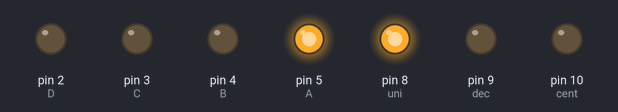
A sketch run on a simulated Arduino Uno, built with avr-gcc and run on an emulated ATmega328P. On the bench: output pins drawn as LEDs (lit = HIGH).

Above: at 0.05 s.
At 4.75 s:
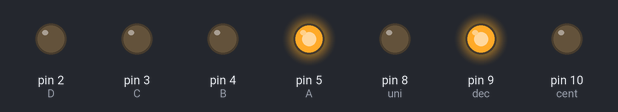
At 9.55 s:
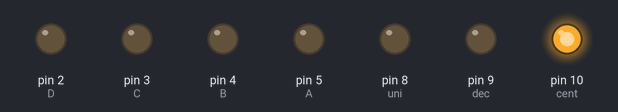
At 19.1 s:
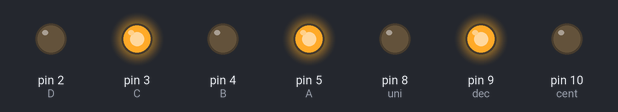
At 28.66 s:
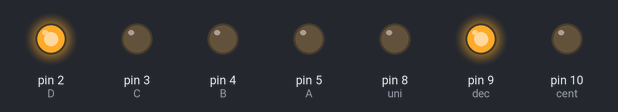
At 38.51 s:
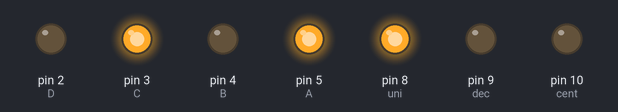
Timing chart, 0 to 40.0 s (numbered marks = the images above):
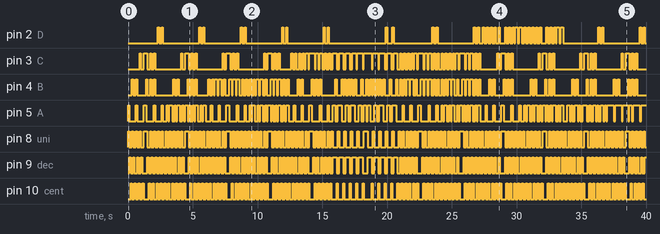

Measured:
- by itself, pin 2 (D): LOW → HIGH at 2.3 s, → LOW 0.10 s later, → HIGH 0.20 s later, → LOW 0.10 s later, … (80 changes in this stretch)
- by itself, pin 3 (C): LOW → HIGH at 0.90 s, → LOW 0.10 s later, → HIGH 0.20 s later, → LOW 0.30 s later, … (144 changes in this stretch)
- by itself, pin 4 (B): LOW → HIGH at 0.30 s, → LOW 0.10 s later, → HIGH 0.20 s later, → LOW 0.10 s later, … (180 changes in this stretch)
- by itself, pin 5 (A): LOW → HIGH at 0.00 s, → LOW 0.10 s later, → HIGH 0.50 s later, → LOW 0.10 s later, … (191 changes in this stretch)
- by itself, pin 8 (uni): LOW → HIGH at 0.00 s, → LOW 0.10 s later, → HIGH 0.20 s later, → LOW 0.10 s later, … (238 changes in this stretch)
- by itself, pin 9 (dec): LOW → HIGH at 0.10 s, → LOW 0.10 s later, → HIGH 0.20 s later, → LOW 0.10 s later, … (237 changes in this stretch)
- by itself, pin 10 (cent): LOW → HIGH at 0.20 s, → LOW 0.10 s later, → HIGH 0.20 s later, → LOW 0.10 s later, … (236 changes in this stretch)

The sketch:

Narvaez_Adonis_Deber2.ino
```cpp
/*UNIVERSIDAD TÉCNICA DEL NORTE
   FICA-CIERCOM
   MICROPROCESADOS

   Nombre: Adonis Narváez
   Fecha: 06-11-2018

   Temas:
   1.- realizar un sistema que permita contar de forma automática
   (sin pulsador, el sistema inicia y empieza a contar sin necesidad
   de una actividad del usuario). Del 1 al 200 mediante la multiplexación de displays.
*/

int A=5;
int B=4;
int C=3;
int D=2;
int i=0;

int cent=10;
int dec=9;
int uni=8;

int centenas;
int decenas;
int unidades;
void setup() {
  // put your setup code here, to run once:
 pinMode(2,OUTPUT);
 pinMode(3,OUTPUT);
 pinMode(4,OUTPUT);
 pinMode(5,OUTPUT);

 pinMode(9,OUTPUT);
 pinMode(8,OUTPUT);
 pinMode(10,OUTPUT);
}


void loop() {
  // put your main code here, to run repeatedly:

    if(i<200){
      i++;

      unidades=i %10;
      decenas =((i%100)/10);
      centenas=i/100;
    }
    else{
      i=0;
      unidades=0;
      decenas=0;
      centenas=0;
    }

   digitalWrite(uni,HIGH);
   digitalWrite(dec,LOW);
   digitalWrite(cent,LOW);
   display1(unidades);
   delay(100);

   digitalWrite(uni,LOW);
   digitalWrite(dec,HIGH);
   digitalWrite(cent,LOW);
   display1(decenas);
   delay(100);

   digitalWrite(uni,LOW);
   digitalWrite(dec,LOW);
   digitalWrite(cent,HIGH);
   display1(centenas);
   delay(100);
}


void display1(int j){
 switch(j){

  //0
case 0:digitalWrite(A,LOW);
digitalWrite(B,LOW);
digitalWrite(C,LOW);
digitalWrite(D,LOW);
break;
//1
case 1: digitalWrite(A,HIGH);
digitalWrite(B,LOW);
digitalWrite(C,LOW);
digitalWrite(D,LOW);
break;;
//2
case 2: digitalWrite(A,LOW);
digitalWrite(B,HIGH);
digitalWrite(C,LOW);
digitalWrite(D,LOW);
break;
//3
case 3: digitalWrite(A,HIGH);
digitalWrite(B,HIGH);
digitalWrite(C,LOW);
digitalWrite(D,LOW);
break;
//4
case 4:digitalWrite(A,LOW);
digitalWrite(B,LOW);
digitalWrite(C,HIGH);
digitalWrite(D,LOW);
break;
//5
case 5:digitalWrite(A,HIGH);
digitalWrite(B,LOW);
digitalWrite(C,HIGH);
digitalWrite(D,LOW);
delay(200);
//6
case 6:digitalWrite(A,LOW);
digitalWrite(B,HIGH);
digitalWrite(C,HIGH);
digitalWrite(D,LOW);
break;
//7
case 7:digitalWrite(A,HIGH);
digitalWrite(B,HIGH);
digitalWrite(C,HIGH);
digitalWrite(D,LOW);
break;
//8
case 8:digitalWrite(A,LOW);
digitalWrite(B,LOW);
digitalWrite(C,LOW);
digitalWrite(D,HIGH);
break;
//9
case 9:digitalWrite(A,HIGH);
digitalWrite(B,LOW);
digitalWrite(C,LOW);
digitalWrite(D,HIGH);
break;
 }
}
```
